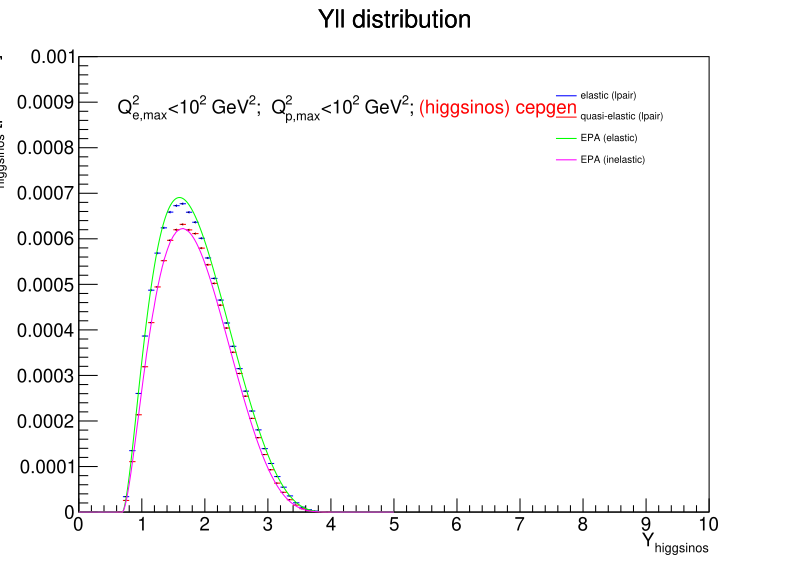

Python code for this plot:

import ROOT
import array  # Add this line to import the array module
import numpy as np
import sys

##################################################################


ROOT.gStyle.SetOptStat(0)  # Remove the statistics box from the plots

integrated_cross_section_value_E  = 1.01516903e-03  # pb
integrated_cross_section_value_QE = 9.35686193e-04  # pb

bin_width_correction = 10.0

##################################################################



def compare_distributions(filename):
    # Open the ROOT file
    file = ROOT.TFile(filename)
    if file.IsZombie():
        print("Error: Could not open file", filename)
        return

    # Get the TTree objects
    tree_E = file.Get("LHeC_E")
    tree_QE = file.Get("LHeC_QE")
    if not tree_E or not tree_QE:
        print("Error: Could not retrieve TTrees from the file")
        file.Close()
        return

    # Create arrays to hold Yll values
    Yll_E = []
    Yll_QE = []

    # Fill arrays with Yll values
    for event in tree_E:
        Yll_E.append(event.Yll)
    for event in tree_QE:
        Yll_QE.append(event.Yll)

    # Create ROOT histograms for Yll
    hist_Yll_E = ROOT.TH1F("hist_Yll_E", "Yll distribution", 100, 0.0, 10.0)
    hist_Yll_QE = ROOT.TH1F("hist_Yll_QE", "Yll distribution", 100, 0.0, 10.0)

    # Fill histograms with Yll values with weights
    for y in Yll_E:
        hist_Yll_E.Fill(y, bin_width_correction*integrated_cross_section_value_E / len(Yll_E))
    for y in Yll_QE:
        hist_Yll_QE.Fill(y, bin_width_correction*integrated_cross_section_value_QE / len(Yll_QE))

    # Load Yll data from Matplotlib
    from dSigmadY_10_100_100_higgsinos_MN100 import wvalues, elas, inel
    Yll_MPL = wvalues[3][:303]

    # Create ROOT graphs for Yll from Matplotlib data
    graph_Yll_MPL_elastic = ROOT.TGraph(len(Yll_MPL), array.array('d', Yll_MPL), array.array('d', elas[3][:303]))
    graph_Yll_MPL_inelastic = ROOT.TGraph(len(Yll_MPL), array.array('d', Yll_MPL), array.array('d', inel[3][:303]))

    # Plot histograms and graphs for Yll
    canvas_Yll = ROOT.TCanvas("canvas_Yll", "Yll Comparison", 800, 600)
    hist_Yll_E.SetLineColor(ROOT.kBlue)
    hist_Yll_E.GetYaxis().SetTitle("d#sigma/dY_{higgsinos} [pb/GeV]")  # Y-axis title
    hist_Yll_E.GetXaxis().SetTitle("Y_{higgsinos}")  # X-axis title
    hist_Yll_E.SetMinimum(0)  # Set y-axis minimum to 0
    hist_Yll_E.SetMaximum(0.001)  # Set y-axis maximum to 10
    hist_Yll_E.Draw()
    hist_Yll_QE.SetLineColor(ROOT.kRed)
    hist_Yll_QE.Draw("SAME")
    graph_Yll_MPL_elastic.SetLineColor(ROOT.kGreen)
    graph_Yll_MPL_elastic.Draw("SAME")
    graph_Yll_MPL_inelastic.SetLineColor(ROOT.kMagenta)
    graph_Yll_MPL_inelastic.Draw("SAME")

    # Add legend for Yll
    legend_Yll = ROOT.TLegend(0.7, 0.7, 0.85, 0.85)
    legend_Yll.AddEntry(hist_Yll_E, "elastic (lpair)", "l")
    legend_Yll.AddEntry(hist_Yll_QE, "quasi-elastic (lpair)", "l")
    legend_Yll.AddEntry(graph_Yll_MPL_elastic, "EPA (elastic)", "l")
    legend_Yll.AddEntry(graph_Yll_MPL_inelastic, "EPA (inelastic)", "l")
    legend_Yll.SetBorderSize(0)  # Remove the border around the legend
    legend_Yll.Draw()

    # Add information for Yll
    latex_Yll = ROOT.TLatex()
    latex_Yll.SetNDC()
    latex_Yll.SetTextFont(42)
    latex_Yll.SetTextSize(0.035)
    latex_Yll.DrawLatex(0.15, 0.8,
                        "Q^{2}_{e,max}<10^{2} GeV^{2};  Q^{2}_{p,max}<10^{2} GeV^{2}; #color[2]{(higgsinos) cepgen}")


    # Save the plot for Yll as a PDF file
    canvas_Yll.SaveAs("Yll_Comparison.pdf")

#    canvas_Yll.SetLogy()
#    canvas_Yll.SetLogx()

    # Draw the canvas
    canvas_Yll.Draw()

##################################################################


    # Calculate area under the curve for each distribution
    area_Yll_E = hist_Yll_E.Integral() / bin_width_correction
    area_Yll_QE = hist_Yll_QE.Integral() / bin_width_correction

    print("Area under the curve for Yll (elastic):", area_Yll_E)
    print("Area under the curve for Yll (quasi-elastic):", area_Yll_QE)


    # Calculate area under the curve for Matplotlib data
    area_Yll_MPL_elastic = 0
    area_Yll_MPL_inelastic = 0
    for i in range(len(Yll_MPL) - 1):
        area_Yll_MPL_elastic += (Yll_MPL[i + 1] - Yll_MPL[i]) * (elas[3][i + 1] + elas[3][i]) / 2
        area_Yll_MPL_inelastic += (Yll_MPL[i + 1] - Yll_MPL[i]) * (inel[3][i + 1] + inel[3][i]) / 2

    print("Area under the curve for Yll (EPA elastic):", area_Yll_MPL_elastic)
    print("Area under the curve for Yll (EPA inelastic):", area_Yll_MPL_inelastic)

    # Cleanup
    file.Close()

# Call the function with the filename of the ROOT file
compare_distributions("LHeC_higgsino_Compare.root")

##################################################################
